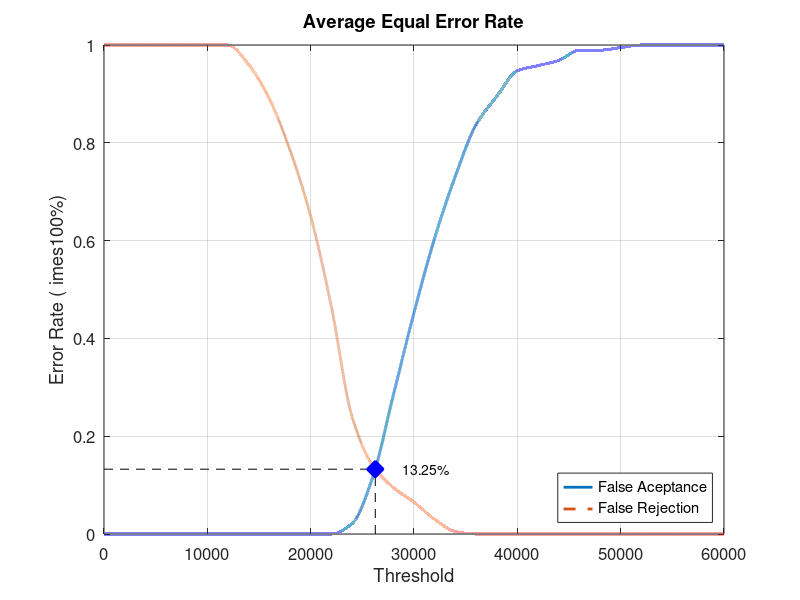
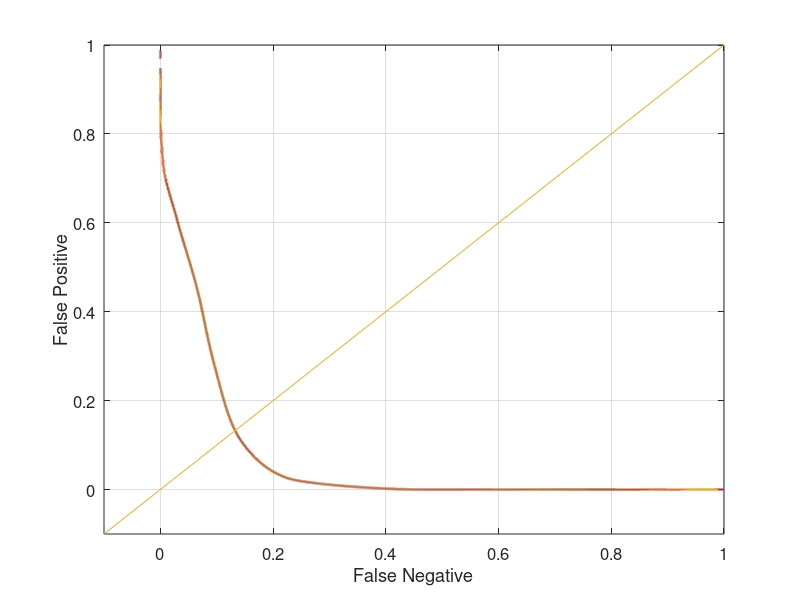

These charts were generated, in order, by the following MATLAB code:
close all;
clear;
clc;
x = 0:2000:60000;
xq = 0:0.5:60000;

y0 = [0 0 0 0 0 0 0 0 0 0 0 0 0.0210526 0.115789 0.284211 0.452632 0.605263 0.731579 0.836842 0.894737 0.947368 0.957895 0.968421 0.989474 0.989474 0.994737 1 1 1 1 1]
yy0 = interp1(x, y0, xq, 'pchip');
y1 = [1 1 1 1 1 1 1 0.96 0.89 0.785 0.65 0.465 0.24 0.14 0.095 0.065 0.03 0.005 0 0 0 0 0 0 0 0 0 0 0 0 0]
yy1 = interp1(x, y1, xq, 'pchip');

% Calculating EER: 
y2 = abs(y0 - y1);
find(y2 == min(y2))
yy2 = abs(yy0 - yy1);
xEER = find(yy2 == min(yy2));
xEERIndex = xq(xEER) % X-axis EER
yEER = yy0(xEER) % Y-axis EER

main = figure
plot(xq, yy0,'-','LineWidth', 2);	hold on
plot(xq, yy1,'--','LineWidth', 2);	hold on
plot([xEERIndex xEERIndex], [0 yEER], 'k--');	hold on
plot([0 xEERIndex], [yEER yEER], 'k--');	hold on
plot(xEERIndex, yEER, 'bx', 'LineWidth', 10);	hold on
text(xEERIndex + 10 * xEERIndex / 100, yEER, [num2str(round((10000 * yEER)) / 100) '%'])
legend('False Aceptance', 'False Rejection', 'Location', 'SouthEast')
xlabel('Threshold')
ylabel('Error Rate (	imes100%)')
title('Average Equal Error Rate')
set(gca, 'FontSize', 12)
axis([0 60000 0 1])
grid on

print(main, 'Database1_1Main', '-dpng');
FNRxFPR = figure('Color', [1 1 1]);
plot(yy1, yy0, '-', yy1, yy0, 'LineWidth', 2);
hold on
y = -0.1:0.1:1
plot(y, y); 
set(gca, 'FontSize', 12)
xlabel('False Negative')
ylabel('False Positive')
axis([-0.1 1 -0.1 1])
set(gca, 'FontSize', 12)
grid on

print(FNRxFPR, 'Database1_1FNRxFPR','-dpng');
